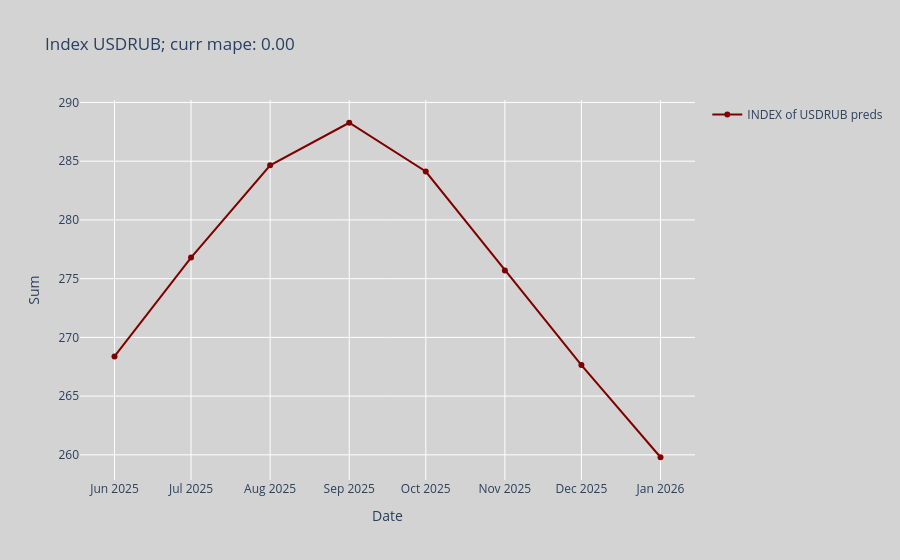
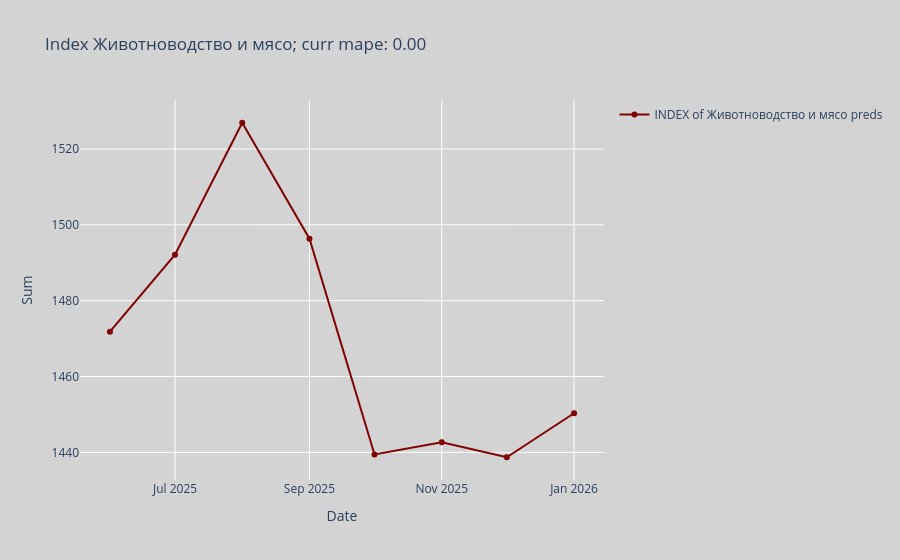
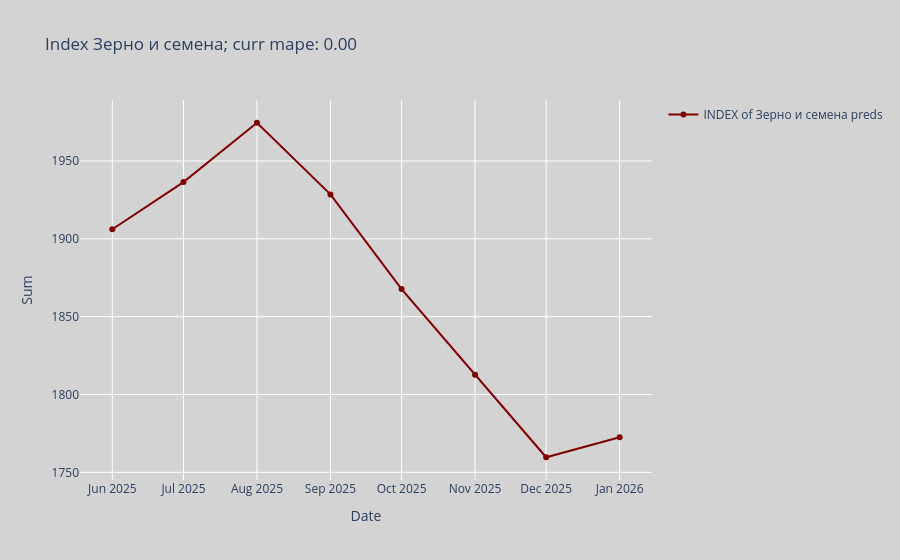
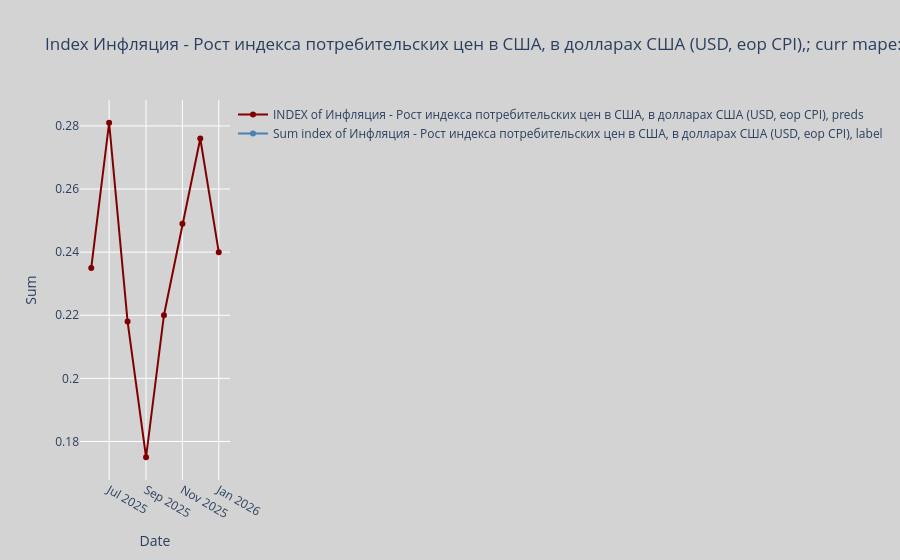

These figures' notebook cell, in order:
### Markdown cell above
### predictions

### Code cell
models = train_model_and_eval_res(df_updated,
                         macro_updated,
                         past_idx = past_idx,
                         future_idx = future_idx,
                         predict_up_to=SINGLE_DATAPOINT_TO_PRED,
                         category_map = CATEGORY_MAP,
                         best_predictors_for_idx = BEST_PREDICTORS_FOR_INDEX,
                         target_col_suffix = TARGET_COL_SUFFIX,
                         future_forecaster_ts_name = FUTURE_FORECASTER_TS_NAME,
                         future_forecaster_ts_values = FUTURE_FORECASTER_TS_VALUES,
                         model_name = MODEL_NAME_FOR_FORECASTER,
                         use_future_macro = USE_FUTURE_COV,
                         prediction_horizon = PREDICTION_HORIZON,
                         dir_to_save_plots = f"darts_result_pairs_{MODEL_NAME_FOR_FORECASTER}",
                         dir_to_save_tables = f"darts_result_tables_pairs_{MODEL_NAME_FOR_FORECASTER}",
                         persist_model=PERSIST_MODEL,
                         refit=REFIT_MODEL,
                         prediction_lag=PREDICTOR_LAG,
                         is_backtest=IS_BACKTEST,
                         ts_freq=TS_FREQUENCY,
                         pred_index=new_dates
)

### Figure 1 — Plotly figure (JSON) as saved in the notebook; plotly's stock layout.template omitted (floating-point values rounded to 4 significant figures)
{"data": [{"hovertemplate": "<b>Prediction</b><br>Date: %{x}<br>Value: %{y:.2f}<br><extra></extra>", "line": {"color": "maroon"}, "mode": "lines+markers", "name": "INDEX of USDRUB preds", "type": "scatter", "x": ["2025-06-01T00:00:00.000000000", "2025-07-01T00:00:00.000000000", "2025-08-01T00:00:00.000000000", "2025-09-01T00:00:00.000000000", "2025-10-01T00:00:00.000000000", "2025-11-01T00:00:00.000000000", "2025-12-01T00:00:00.000000000", "2026-01-01T00:00:00.000000000"], "y": [268.4, 276.8, 284.7, 288.3, 284.1, 275.7, 267.6, 259.8]}, {"hovertemplate": "<b>Label</b><br>Date: %{x}<br>Value: %{y:.2f}<br><extra></extra>", "line": {"color": "steelblue"}, "mode": "lines+markers", "name": "Sum index of USDRUB label", "type": "scatter", "x": [], "y": []}], "layout": {"autosize": true, "hovermode": "x unified", "paper_bgcolor": "lightgray", "plot_bgcolor": "lightgray", "showlegend": true, "title": {"text": "Index USDRUB; curr mape: 0.00"}, "xaxis": {"autorange": true, "range": ["2025-05-18 20:05:27.1324", "2026-01-14 03:54:32.8676"], "title": {"text": "Date"}, "type": "date"}, "yaxis": {"autorange": true, "range": [257.4, 290.6], "title": {"text": "Sum"}, "type": "linear"}}}

### Figure 2 — Plotly figure (JSON) as saved in the notebook; plotly's stock layout.template omitted (floating-point values rounded to 4 significant figures)
{"data": [{"hovertemplate": "<b>Prediction</b><br>Date: %{x}<br>Value: %{y:.2f}<br><extra></extra>", "line": {"color": "maroon"}, "mode": "lines+markers", "name": "INDEX of Животноводство и мясо preds", "type": "scatter", "x": ["2025-06-01T00:00:00.000000000", "2025-07-01T00:00:00.000000000", "2025-08-01T00:00:00.000000000", "2025-09-01T00:00:00.000000000", "2025-10-01T00:00:00.000000000", "2025-11-01T00:00:00.000000000", "2025-12-01T00:00:00.000000000", "2026-01-01T00:00:00.000000000"], "y": [1472.0, 1492.0, 1527.0, 1496.0, 1439.0, 1443.0, 1439.0, 1450.0]}, {"hovertemplate": "<b>Label</b><br>Date: %{x}<br>Value: %{y:.2f}<br><extra></extra>", "line": {"color": "steelblue"}, "mode": "lines+markers", "name": "Sum index of Животноводство и мясо label", "type": "scatter", "x": [], "y": []}], "layout": {"autosize": true, "hovermode": "x unified", "paper_bgcolor": "lightgray", "plot_bgcolor": "lightgray", "showlegend": true, "title": {"text": "Index Животноводство и мясо; curr mape: 0.00"}, "xaxis": {"autorange": true, "range": ["2025-05-18 15:50:09.375", "2026-01-14 08:09:50.625"], "title": {"text": "Date"}, "type": "date"}, "yaxis": {"autorange": true, "range": [1431.0, 1534.0], "title": {"text": "Sum"}, "type": "linear"}}}

### Figure 3 — Plotly figure (JSON) as saved in the notebook; plotly's stock layout.template omitted (floating-point values rounded to 4 significant figures)
{"data": [{"hovertemplate": "<b>Prediction</b><br>Date: %{x}<br>Value: %{y:.2f}<br><extra></extra>", "line": {"color": "maroon"}, "mode": "lines+markers", "name": "INDEX of Зерно и семена preds", "type": "scatter", "x": ["2025-06-01T00:00:00.000000000", "2025-07-01T00:00:00.000000000", "2025-08-01T00:00:00.000000000", "2025-09-01T00:00:00.000000000", "2025-10-01T00:00:00.000000000", "2025-11-01T00:00:00.000000000", "2025-12-01T00:00:00.000000000", "2026-01-01T00:00:00.000000000"], "y": [1906.0, 1936.0, 1975.0, 1929.0, 1868.0, 1813.0, 1760.0, 1773.0]}, {"hovertemplate": "<b>Label</b><br>Date: %{x}<br>Value: %{y:.2f}<br><extra></extra>", "line": {"color": "steelblue"}, "mode": "lines+markers", "name": "Sum index of Зерно и семена label", "type": "scatter", "x": [], "y": []}], "layout": {"autosize": true, "hovermode": "x unified", "paper_bgcolor": "lightgray", "plot_bgcolor": "lightgray", "showlegend": true, "title": {"text": "Index Зерно и семена; curr mape: 0.00"}, "xaxis": {"autorange": true, "range": ["2025-05-18 18:15:25.761", "2026-01-14 05:44:34.239"], "title": {"text": "Date"}, "type": "date"}, "yaxis": {"autorange": true, "range": [1742.0, 1992.0], "title": {"text": "Sum"}, "type": "linear"}}}

### Figure 4 — Plotly figure (JSON) as saved in the notebook; plotly's stock layout.template omitted (floating-point values rounded to 4 significant figures)
{"data": [{"hovertemplate": "<b>Prediction</b><br>Date: %{x}<br>Value: %{y:.2f}<br><extra></extra>", "line": {"color": "maroon"}, "mode": "lines+markers", "name": "INDEX of Инфляция - Рост индекса потребительских цен в США, в долларах США (USD, eop CPI), preds", "type": "scatter", "x": ["2025-06-01T00:00:00.000000000", "2025-07-01T00:00:00.000000000", "2025-08-01T00:00:00.000000000", "2025-09-01T00:00:00.000000000", "2025-10-01T00:00:00.000000000", "2025-11-01T00:00:00.000000000", "2025-12-01T00:00:00.000000000", "2026-01-01T00:00:00.000000000"], "y": [0.235, 0.281, 0.218, 0.175, 0.22, 0.249, 0.276, 0.24]}, {"hovertemplate": "<b>Label</b><br>Date: %{x}<br>Value: %{y:.2f}<br><extra></extra>", "line": {"color": "steelblue"}, "mode": "lines+markers", "name": "Sum index of Инфляция - Рост индекса потребительских цен в США, в долларах США (USD, eop CPI), label", "type": "scatter", "x": ["2025-06-01T00:00:00.000000000", "2025-07-01T00:00:00.000000000", "2025-08-01T00:00:00.000000000", "2025-09-01T00:00:00.000000000", "2025-10-01T00:00:00.000000000", "2025-11-01T00:00:00.000000000", "2025-12-01T00:00:00.000000000", "2026-01-01T00:00:00.000000000"], "y": [NaN, NaN, NaN, NaN, NaN, NaN, NaN, NaN]}], "layout": {"autosize": true, "hovermode": "x unified", "paper_bgcolor": "lightgray", "plot_bgcolor": "lightgray", "showlegend": true, "title": {"text": "Index Инфляция - Рост индекса потребительских цен в США, в долларах США (USD, eop CPI),; curr mape: nan"}, "xaxis": {"autorange": true, "range": ["2025-05-16 09:30", "2026-01-16 14:30"], "title": {"text": "Date"}, "type": "date"}, "yaxis": {"autorange": true, "range": [0.1663, 0.2897], "title": {"text": "Sum"}, "type": "linear"}}}
